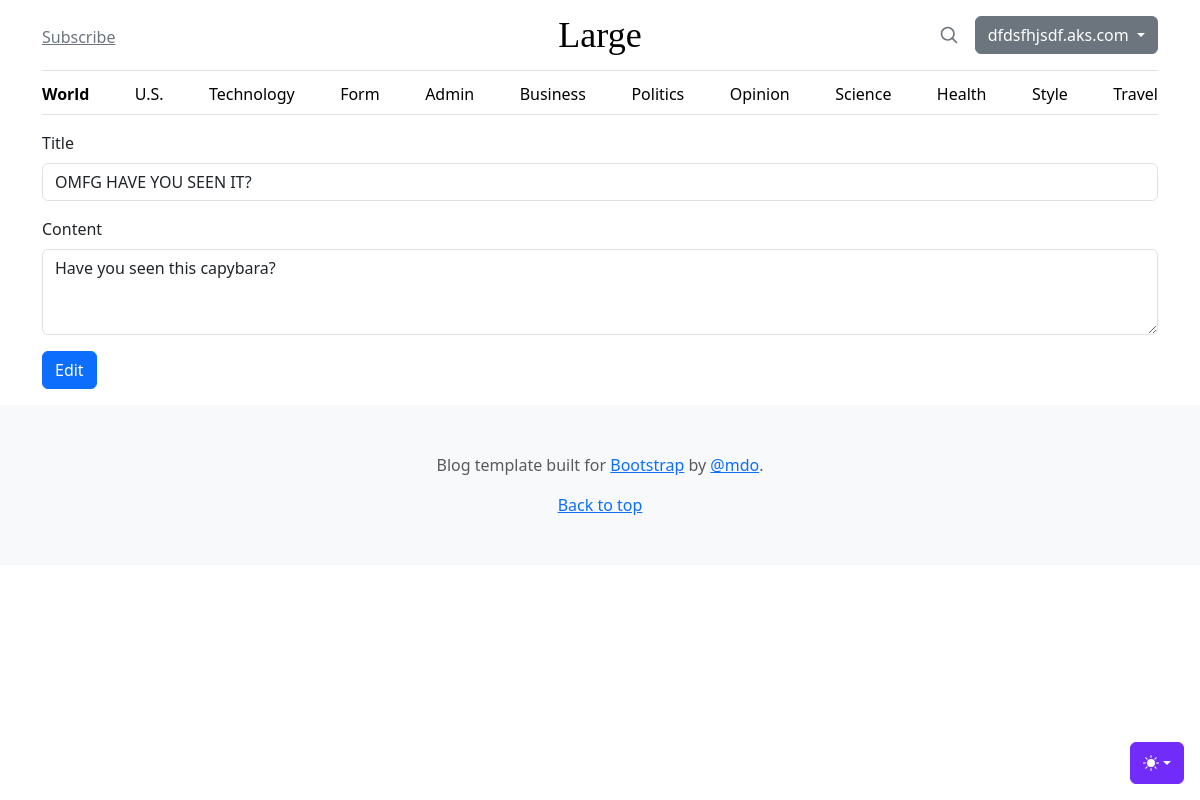
Page /admin/posts/edit?id=6 (signed in) on the committed database.
### tables this page shows
CREATE TABLE users
(
    id       integer
        constraint users_pk
            primary key autoincrement,
    email    text not null
        constraint users_pk_2
            unique,
    password text not null
);

CREATE TABLE "posts"
(
    id         integer
        constraint posts_pk
            primary key autoincrement,
    title      text not null,
    body       text not null,
    created_at DATETIME default current_timestamp,
    updated_at datetime default current_date
);

### helpers.php (called while the page is built, shortened)
<?php
function view($viewName, $vars=[]){
    extract($vars);
    include __DIR__ . "/views/$viewName.php";
}
function auth(){
    if(isset($_SESSION['userId'])){
        $user = User::find($_SESSION['userId']);
        if($user){
            return $user;
        }
    }
    return false;
}

### src/Controllers/PostsController.php (called while the page is built, shortened)
<?php
class PostsController
{
    public function edit()
    {
        $post = Post::find($_GET['id']);
        view('posts/edit', compact('post'));
    }
}

### src/DB.php (called while the page is built, shortened)
<?php
class DB
{
    private $conn;
    public function __construct()
    {
        try {
            $this->conn = new PDO('sqlite:' . __DIR__ . '/../db.sqlite');
            $this->conn->setAttribute(PDO::ATTR_ERRMODE, PDO::ERRMODE_EXCEPTION);
        } catch (PDOException $e) {
            echo "Connection failed: " . $e->getMessage();
        }
    }
    public function find($table, $class, $id)
    {
        $stmt = $this->conn->prepare("SELECT * FROM $table WHERE id=$id");
        $stmt->execute();
        $stmt->setFetchMode(PDO::FETCH_CLASS, $class);
        return $stmt->fetch();
    }
}

### src/Models/Model.php (called while the page is built, shortened)
<?php
class Model {
    public static $table;
    public static function find($id){
        $db = new DB();
        return $db->find(static::$table, static::class, $id);
    }
}

### views/Posts/edit.php (the view)
<?php include __DIR__ . '/../partials/header.php'; ?>
<main class="container">
    <form method="POST" action="/admin/posts/edit?id=<?=$post->id?>">
        <div class="mb-3">
            <label for="title" class="form-label">Title</label>
            <input name="title" type="text" class="form-control" id="title" value="<?=$post->title?>">
        </div>
        <div class="mb-3">
            <label for="body" class="form-label">Content</label>
            <textarea name="body" class="form-control" id="body" rows="3"><?=$post->body?></textarea>
        </div>
        <div class="mb-3">
            <input type="submit" class="btn btn-primary" value="Edit">
        </div>
    </form>
</main>
<?php include __DIR__ .  '/../partials/footer.php'; ?>

### views/partials/header.php (shortened to what this page needs)
<!doctype html>
<html lang="en" data-bs-theme="auto">
<head>
  <link rel="stylesheet" href="https://cdn.jsdelivr.net/npm/@docsearch/css@3">
  <link href="/assets/dist/css/bootstrap.min.css" rel="stylesheet">
  <link href="/blog.css" rel="stylesheet">
</head>
<body>
  <div class="dropdown position-fixed bottom-0 end-0 mb-3 me-3 bd-mode-toggle">
    <button class="btn btn-bd-primary py-2 dropdown-toggle d-flex align-items-center" id="bd-theme" type="button"
      aria-expanded="false" data-bs-toggle="dropdown" aria-label="Toggle theme (auto)">
      <svg class="bi my-1 theme-icon-active" width="1em" height="1em">
        <use href="#circle-half"></use>
      </svg>
    </button>
  </div>
  <div class="container">
    <header class="border-bottom lh-1 py-3">
      <div class="row flex-nowrap justify-content-between align-items-center">
        <div class="col-4 pt-1">
          <a class="link-secondary" href="#">Subscribe</a>
        </div>
        <div class="col-4 text-center">
          <a class="blog-header-logo text-body-emphasis text-decoration-none" href="#">Large</a>
        </div>
        <div class="col-4 d-flex justify-content-end align-items-center">
          <a class="link-secondary" href="#" aria-label="Search">
            <svg xmlns="http://www.w3.org/2000/svg" width="20" height="20" fill="none" stroke="currentColor"
              stroke-linecap="round" stroke-linejoin="round" stroke-width="2" class="mx-3" role="img"
              viewBox="0 0 24 24">
              <title>Search</title>
              <circle cx="10.5" cy="10.5" r="7.5" />
              <path d="M21 21l-5.2-5.2" />
            </svg>
          </a>
          <?php if (auth()): ?>
            <div class="dropdown">
              <button class="btn btn-secondary dropdown-toggle" type="button" data-bs-toggle="dropdown" aria-expanded="false">
                <?=auth()->email?>
              </button>
            </div>
          <?php else: ?>
            <a class="btn btn-sm btn-outline-secondary" href="/register">Sign up</a>
            <a class="btn btn-sm btn-primary ms-2" href="/login">Login</a>
          <?php endif; ?>
        </div>
      </div>
    </header>
    <?php include 'nav.php'; ?>
  </div>

### public/blog.css (style rules this page uses)
.blog-header-logo { font-family: "Playfair Display", Georgia, "Times New Roman", serif; font-size: 2.25rem; }

### views/partials/header.php (style rules this page uses)
.bi { vertical-align: -.125em; fill: currentColor; }
.btn-bd-primary { --bd-violet-bg: #712cf9; --bd-violet-rgb: 112.520718, 44.062154, 249.437846; --bs-btn-font-weight: 600; --bs-btn-color: var(--bs-white); --bs-btn-bg: var(--bd-violet-bg); --bs-btn-border-color: var(--bd-violet-bg); --bs-btn-hover-color: var(--bs-white); --bs-btn-hover-bg: #6528e0; --bs-btn-hover-border-color: #6528e0; --bs-btn-focus-shadow-rgb: var(--bd-violet-rgb); --bs-btn-active-color: var(--bs-btn-hover-color); --bs-btn-active-bg: #5a23c8; --bs-btn-active-border-color: #5a23c8; }
.bd-mode-toggle { z-index: 1500; }

### rows in the picture
users: email "dfdsfhjsdf.aks.com"
posts: title "OMFG HAVE YOU SEEN IT?", body "Have you seen this capybara?"
